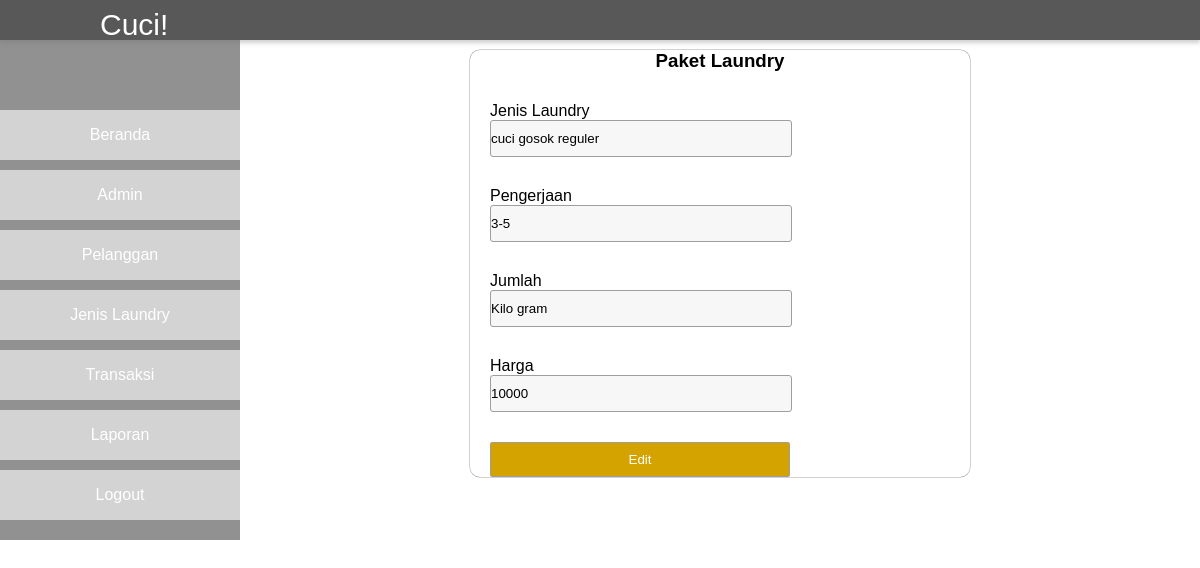
The page /admin/edit_laundry.php?id_laundry=12 (signed in) on the database its author committed.
### tables this page shows
CREATE TABLE `laundry` (
  `id_laundry` int(11) NOT NULL,
  `jenis` varchar(50) NOT NULL,
  `pengerjaan` varchar(50) NOT NULL,
  `ket` varchar(50) NOT NULL,
  `harga` varchar(10) NOT NULL
);

### admin/edit_laundry.php (the view, shortened to what this page needs)
<?php
include "../koneksi.php";
?>
<!DOCTYPE html>
<html lang="en">
<head>
    <link rel="stylesheet" href="../css/style.css">
</head>
<body>
    <div class="container">
        <header class="header-admin">
            <p class="logo-white">Cuci!</p>
        </header>
        <div class="content-admin">
            <div class="sidebar">
                <ul>
                    <li><a href="home.php">Beranda</a></li>
                    <li><a href="admin.php">Admin</a></li>
                    <li><a href="user.php">Pelanggan</a></li>
                    <li><a href="laundry.php">Jenis Laundry</a></li>
                    <li><a href="transaksi.php">Transaksi</a></li>
                    <li><a href="laporan.php">Laporan</a></li>
                    <li><a href="logout_admin.php">Logout</a></li>
                </ul>
            </div>
            <div class="main">
               <div class="form">
                    <?php
                        $id_laundry = $_GET['id_laundry'];
                        $sql        = "SELECT * FROM laundry WHERE id_laundry = '$id_laundry'";
                        $query      = mysqli_query($conn, $sql);
                        $data       = mysqli_fetch_array($query);
                    ?>
                    <center><h3>Paket Laundry</h3></center>
                    <form action="function_edit_laundry.php?id_laundry=<?php echo "$id_laundry";?>" method="POST">
                    <div class="box-input">
                        <p><label for="">Jenis Laundry</label></p>
                        <input type="text" name="jenis" id="jenis" value="<?php echo $data['jenis']?>">
                    </div>
                    <div class="box-input">
                        <p><label for="">Pengerjaan</label></p>
                        <input type="text" name="pengerjaan" id="pengerjaan" value="<?php echo $data['pengerjaan']?>">
                    </div>
                    <div class="box-input">
                        <p><label for="">Jumlah</label></p>
                        <input type="text" name="ket" id="ket" value="<?php echo $data['ket']?>">
                    </div>
                    <div class="box-input">
                        <p><label for="">Harga</label></p>
                        <input type="text" name="harga" id="harga" value="<?php echo $data['harga']?>">
                    </div>
                    <div class="box-input">
                        <input id="tblubah" type="submit" value="Edit">
                    </div>
                    </form>
                </div>
            </div>
        </div>
    </div>
</body>
</html>

### css/style.css (style rules this page uses)
* { margin: 0; padding: 0; font-family: sans-serif; }
.container { height: 650px; position: relative; width: 100%; }
.container header { height: 70px; width: 100%; position: fixed; background-color: rgb(255, 255, 255); line-height: 70px; box-shadow: 0 3px 4px rgba(116, 116, 116, 0.336); }
.content .form, .main .form { margin-top: 50px; width: 500px; box-shadow: 0 0 0.5px 0.5px rgb(163, 163, 163); border-radius: 10px; }
.main .form { margin: auto; }
.content .form .box-input, .main .form .box-input { margin-top: 30px; margin-left: 20px; }
.content .form .box-input input, .main .form .box-input input { width: 300px; height: 35px; border-radius: 3px; border: 0.5px solid rgb(158, 158, 158); background-color: rgba(241, 241, 241, 0.548); }
.container .header-admin { height: 40px; width: 100%; background-color: #585858; z-index: 99; }
.container header .logo-white { font-size: 30px; color: #fff; line-height: 50px; padding-left: 100px; }
.container .content-admin { width: 100%; position: relative; }
.container .content-admin .sidebar { margin-top: 40px; width: 20%; height: 500px; position: fixed; background-color: #919191; color: #fff; }
.content-admin .sidebar ul { margin-top: 70px; }
.content-admin .sidebar ul li { height: 50px; background-color: #d3d3d3; margin-top: 10px; text-align: center; }
.content-admin .sidebar ul li a { text-decoration: none; line-height: 50px; color: #fff; }
.container .content-admin .main { margin-top: 50px; float: right; width: 80%; }
#tbltambah, #tblubah, #tblhapus, #tbldetail, #btnriwayat { text-decoration: none; color: #fff; border-radius: 2px; }
#tblubah { background-color: rgb(212, 163, 0); }

### rows shown on the page
laundry: jenis "cuci gosok reguler", pengerjaan "3-5", ket "Kilo gram", harga "10000"
